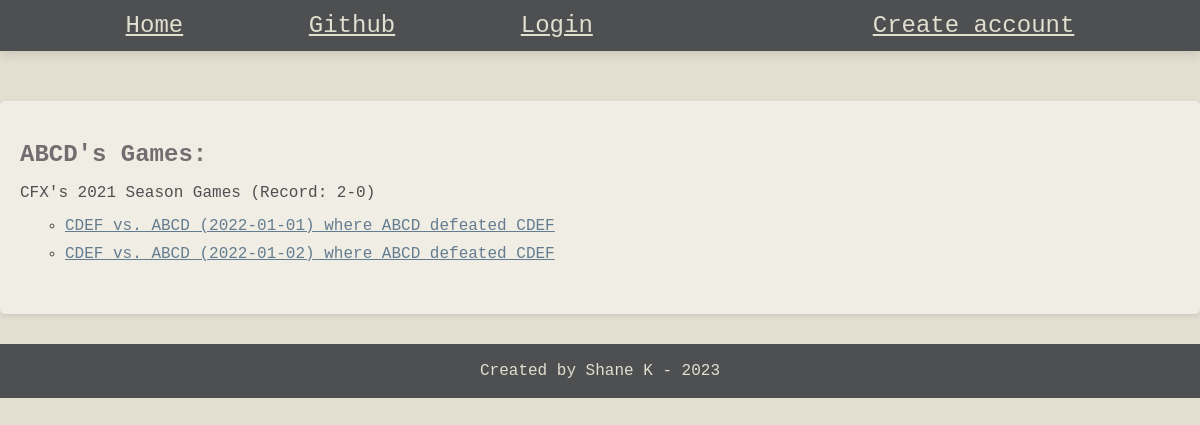
Screenshot of /rpiapp/leagues/68/teams/63/ with the database file from the repository.
### rpiapp/models.py (models this page shows)
class Team(models.Model):
    created_by = models.ForeignKey(User, on_delete=models.SET_NULL, related_name="user_teams", null=True)
    league = models.ForeignKey(League, on_delete=models.CASCADE, related_name="teams", null=True)
    name = models.CharField(max_length=100)
    class Meta:
        unique_together = ('league','name')
    def __str__(self):
        return self.name

class Season(models.Model):
    created_by = models.ForeignKey(User, on_delete=models.SET_NULL, related_name="user_seasons", null=True)
    league = models.ForeignKey(League, on_delete=models.CASCADE, related_name="seasons", null=True)
    year = models.IntegerField(default=2023)
    class Meta:
        unique_together = ('league', 'year')
    def __str__(self):
        return (f"{self.league}'s {self.year} Season")

class League(models.Model):
    created_by = models.ForeignKey(User, on_delete=models.SET_NULL, related_name="user_leagues", null=True)
    name = models.CharField(max_length=100, unique=True)
    def __str__(self):
        return self.name

class Game(models.Model):
    created_by = models.ForeignKey(User, on_delete=models.SET_NULL, related_name="user_games", null=True)
    date      = models.DateField('Date of game')
    home_team = models.ForeignKey(Team, on_delete=models.CASCADE, related_name="home_games", null=True)
    away_team = models.ForeignKey(Team, on_delete=models.CASCADE, related_name="away_games", null=True)
    winner    = models.ForeignKey(Team, on_delete=models.CASCADE, related_name="won_games", null=True)
    loser     = models.ForeignKey(Team, on_delete=models.CASCADE, related_name="lost_games", null=True)
    season    = models.ForeignKey(Season, on_delete=models.CASCADE, related_name="season_games", null=True)
    league    = models.ForeignKey(League, on_delete=models.CASCADE, related_name="league_games", null=True)
    def __str__(self):
        return (f"{self.home_team} vs. {self.away_team} ({self.date}) where {self.winner} defeated {self.loser}")

### rpiapp/views.py (the view)
# urls.py: path("leagues/<int:league_id>/teams/<int:team_id>/", views.team_details, name="team_details"),
def team_details(request, league_id, team_id):
    team = get_object_or_404(Team, id=team_id)
    team_games = team.home_games.all() | team.away_games.all()
    team_games = team_games.order_by("-season__year")
    team_games_by_season = {}
    for game in team_games:
        if game.season not in team_games_by_season:
            team_games_by_season[game.season] = {"games":[],
                                                 "wins":0,
                                                 "losses":0}
        team_games_by_season[game.season]['games'].append(game)
        if game.winner == team:
            team_games_by_season[game.season]['wins'] += 1
        if game.loser == team:
            team_games_by_season[game.season]['losses'] += 1
    context = {
        "team" : team,
        "team_games_by_season" : team_games_by_season,
    }
    return render(request, "rpiapp/team_details.html", context)

### rpiapp/templates/rpiapp/team_details.html (shortened to what this page needs)
{% extends 'rpiapp/base.html' %}
{% block content %}
<body>
    <section>
        <h1>{{team.name}}'s Games: </h1>
        {% if team_games_by_season %}
            <ul>
                {% for season,record in team_games_by_season.items %}
                <li>{{season}} Games (Record: {{record.wins}}-{{record.losses}})</li>
                <ul>
                    {% for game in record.games %}
                        <li><a href="{% url 'rpiapp:game_details' game.league.id game.season.id game.id %}" > {{game}} </a></li>
                    {% endfor %}
                </ul>
                {% endfor %}
            </ul>
        {% else %}
            <p> No games played... </p>
        {% endif %}
    </section>
</body>
{% endblock %}

### rpiapp/static/rpiapp/base.css (style rules this page uses)
:root { --main-dark-grey: #4E4F50; --main-light-gray: #746C70; --main-tan: #E2DED0; --main-blue-gray: #647C90; --link-blue: #0000EE; --link-purple: #551A8B; }
* { font-family: 'Courier New', Courier, monospace; }
html { margin: 0; padding: 0; }
body { background-color: var(--main-tan); color: var(--main-dark-grey); margin: 0; }

### rpiapp/static/rpiapp/main.css (style rules this page uses)
:root { --main-dark-grey: #4E4F50; --main-light-gray: #746C70; --main-tan: #E2DED0; --main-blue-gray: #647C90; --link-blue: #0000EE; --link-purple: #551A8B; }
body { font-family: Arial, sans-serif; color: #4E4F50; background-color: #E2DED0; margin: 0; padding: 0; }
h1, h1 a { color: #746C70; margin-bottom: 10px; }
section { margin-bottom: 30px; padding: 20px; background-color: #F0EEE4; border-radius: 5px; box-shadow: 0px 2px 5px rgba(0, 0, 0, 0.1); }
ul { list-style-type: none; padding: 0; }
ul ul { list-style-type:circle; padding: 5px; margin-left: 40px; }
li { margin-bottom: 10px; }
a { color: #647C90; }

### rows the page displays
Team: name "ABCD"
Season: league+year "CFX's 2021 Season", wins "2", losses "0"
Game: home_team+away_team+date "CDEF vs. ABCD (2022-01-01) where ABCD defeated CDEF"
Game: home_team+away_team+date "CDEF vs. ABCD (2022-01-02) where ABCD defeated CDEF"
